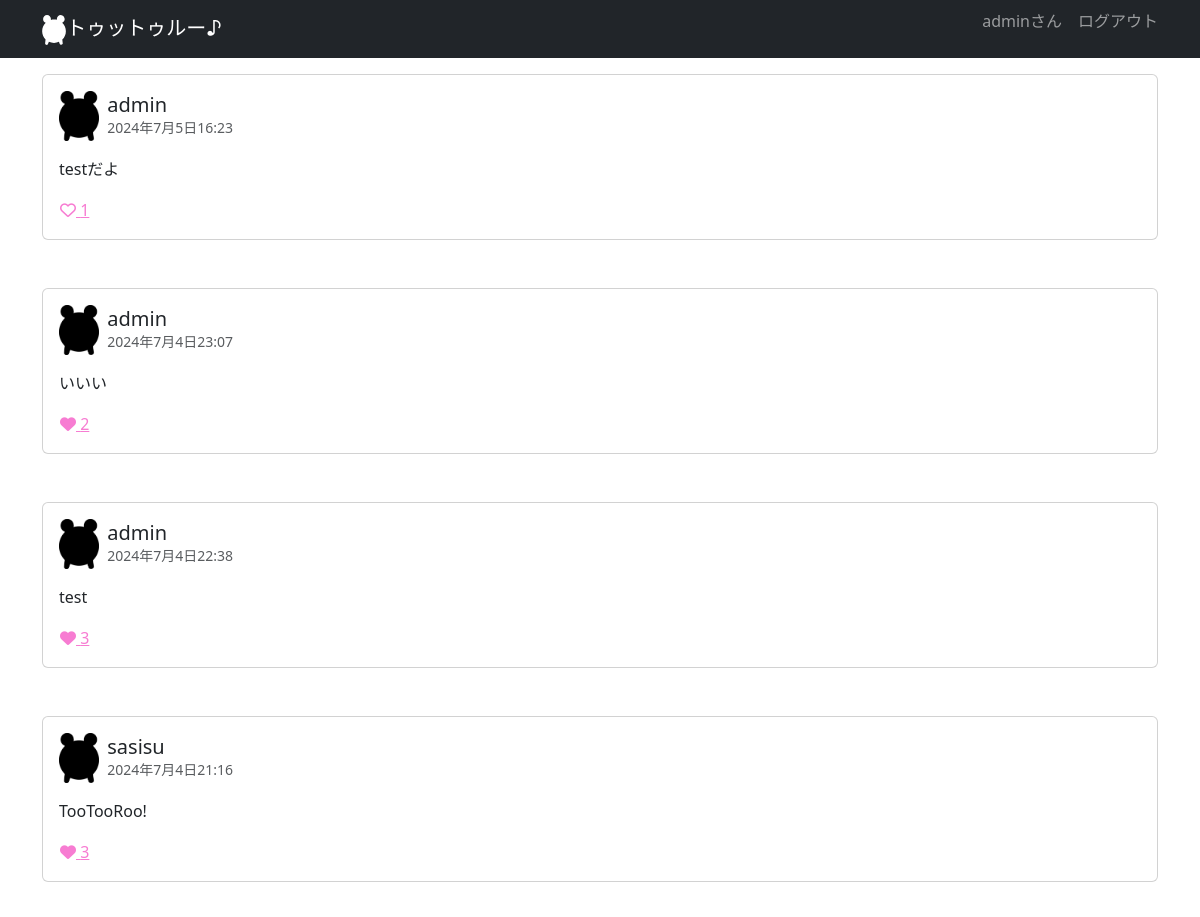
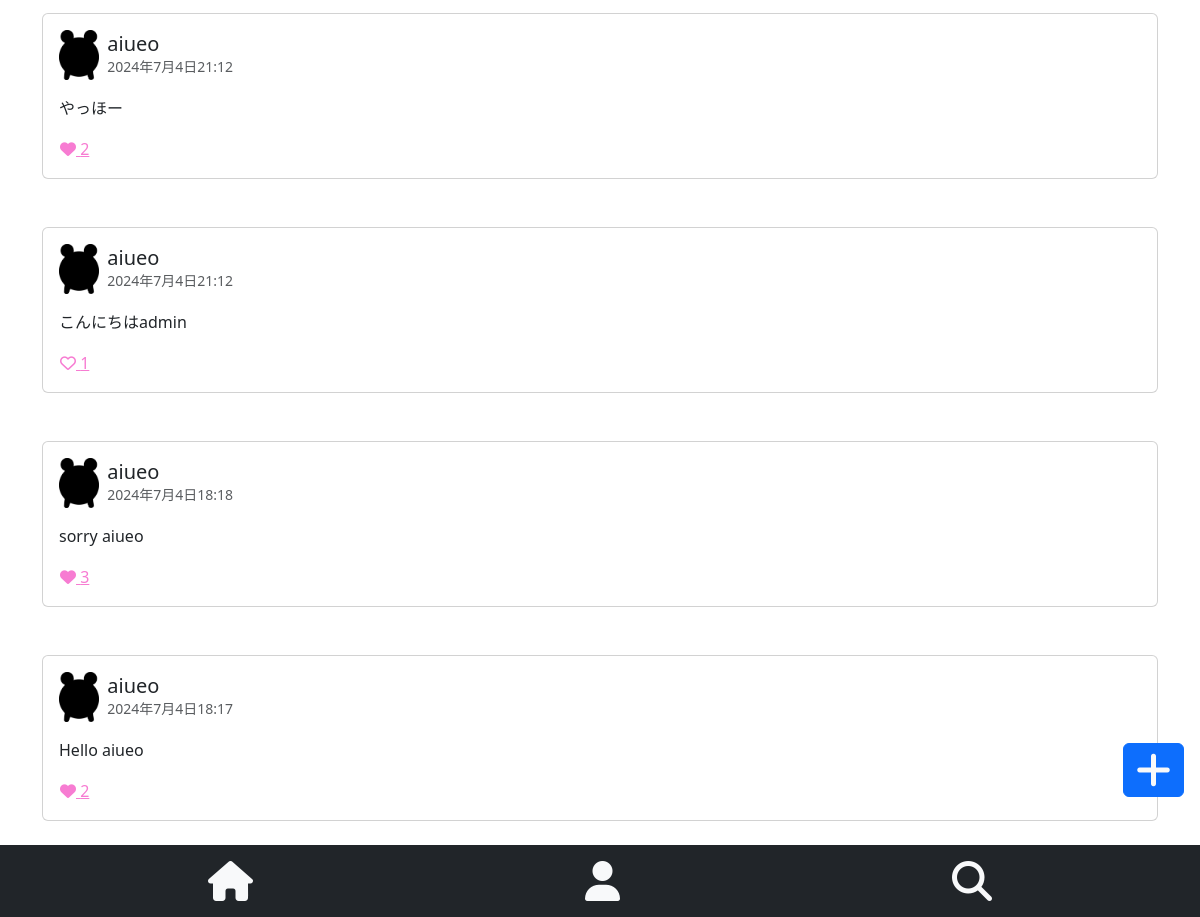
Screenshot of /top/ (signed in) with the database file from the repository (2 pictures, top to bottom).
### main/models.py (models this page shows, shortened)
class Toot(models.Model):
    user = models.ForeignKey(CustomUser, on_delete=models.CASCADE, related_name='toots', verbose_name='投稿者')
    content = models.CharField('内容', max_length=280)
    created_at = models.DateTimeField('投稿日', auto_now_add=True)
    updated_at = models.DateTimeField('更新日', auto_now=True)
    original_toot = models.ForeignKey('self', null=True, blank=True, on_delete=models.SET_NULL, related_name='original_toot_retoots', verbose_name='元のトゥート')
    like_count = models.PositiveIntegerField(default=0)

class CustomUser(models.Model):
    user = models.OneToOneField(settings.AUTH_USER_MODEL, on_delete=models.CASCADE)
    bio = models.TextField(blank=True, null=True)
    profile_image = models.ImageField(upload_to='main/static/media/profile_images/', blank=True, null=True)
    created_at = models.DateTimeField('アカウント作成日', auto_now_add=True)
    updated_at = models.DateTimeField('アカウント更新日', auto_now=True)
    def __str__(self):
        return self.user.username

### main/views.py (the view)
# urls.py: path('top/', views.TopView.as_view(), name='top'),
class TopView(ListView):
    model = Toot
    usrmodel = CustomUser
    template_name = 'toot/top.html'
    context_object_name = 'toots'
    ordering = ['-created_at']
    login_url = '/login/'
    def get_context_data(self, **kwargs):
        context = super().get_context_data(**kwargs)
        context['form'] = TootForm()
        if self.request.user.is_authenticated:
            user = self.request.user.customuser
            liked_toots = Like.objects.filter(user=user).values_list('toot_id', flat=True)
            context['liked_toots'] = liked_toots
        else:
            context['liked_toots'] = []
        return context

### main/templates/toot/top.html (shortened to what this page needs)
{% extends 'toot/base.html' %}
{% load django_bootstrap5 %}
{% load static %}
{% block main %}
{% if toots %}
<div class="pb-5">
    {% for toot in toots %}
    <div class="card my-3 mb-5" id="toot-{{ toot.id }}">
        <div class="card-body">
            <a href="{% url 'toot_detail' toot.id %}" class="text-decoration-none text-dark">
                <div class="d-flex align-items-center">
                    <img src="{% static 'media/icon.png' %}" alt="Default Image" height="50">
                    <div class="mx-2">
                        <h5 class="mb-0">{{ toot.user }}</h5>
                        <small class="text-muted">{{ toot.created_at }}</small>
                    </div>
                </div>
                <div class="mt-3">
                    <p class="mb-0">{{ toot.content|truncatewords:5 }}</p>
                </div>
            </a>
            <div class="mt-3">
                <form action="{% url 'like_toot' toot.id %}" method="post" class="d-inline">
                    <button type="submit" class="btn btn-link p-0" style="color:rgb(247, 124, 210);">
                        <i class="fa{% if toot.id in liked_toots %}-solid{% else %}-regular{% endif %} fa-heart"></i>
                        <span>{{ toot.like_count }}</span>
                    </button>
                </form>
            </div>
        </div>
    </div>
    {% endfor %}
</div>
{% else %}
<p>投稿はありません</p>
{% endif %}
{% endblock %}

### main/templates/toot/base.html (shortened to what this page needs)
{% load static %}
{% load django_bootstrap5 %}
<html>
<head class="fixed-top">
    {% bootstrap_css %}
</head>
<body>
    <nav class="navbar navbar-expand flex-md-row navbar-dark bg-dark">
        <div class="container justify-content-between">
            <a href="/" class="navbar-brand"><img src="{% static 'media/icon.svg' %}" height="30px">トゥットゥルー♪</a>
            <ul class="navbar-nav mr-md-2">
                {% if user.is_authenticated %}
                <form id="logout-form" method="post" action="{% url 'logout' %}">
                    <button type="submit" class="nav-link btn btn-link" style="padding: 0;">
                        {{ user.username }}さん　ログアウト</button>
                </form>
                {% else %}
                <li class="nav-item"><a class="nav-link" href="{% url 'login' %}">ログイン</a></li>
                <li class="nav-item"><a class="nav-link" href="{% url 'signup' %}">会員登録</a></li>
                {% endif %}
            </ul>
        </div>
    </nav>
    <main>
        <div class="container">
            {% block main %}{% endblock %}
        </div>
    </main>
    <footer class="fixed-bottom">
        <div class="text-end pe-3 pb-5 fs-1">
            {% if user.is_authenticated %}
            <button class="btn btn-primary text-light fs-3" data-bs-toggle="modal" data-bs-target="#tootModal"><i
                    class="fa-solid fa-plus fs-1"></i></button>
            {% else %}
            <a class="btn btn-primary text-light" href="{% url 'login' %}"><i class="fa-solid fa-plus"></i></a>
            {% endif %}
        </div>
        <div class="bottom-navbar bg-dark py-2">
            <div class="container">
                <ul class="nav justify-content-around">
                    <li class="nav-item">
                        <a class="nav-link text-light fs-3" href="{% url 'root' %}" style="z-index: 100;">
                            <i class="fa-solid fa-house fs-1"></i>
                        </a>
                    </li>
                    <li class="nav-item">
                        {% if user.is_authenticated %}
                        <a class="nav-link text-light fs-3" href="{% url 'user_detail' user.id %}">
                            <i class="fa-solid fa-user fs-1"></i>
                        </a>
                        {% else %}
                        <a class="nav-link text-light fs-3" href="">
                            <i class="fa-solid fa-user fs-1"></i>
                        </a>
                        {% endif %}
                    </li>
                    <li class="nav-item">
                        <a class="nav-link text-light fs-3" href="#">
                            <i class="fa-solid fa-magnifying-glass fs-1"></i>
                        </a>
                    </li>
                </ul>
            </div>
        </div>
    </footer>
</html>

### rows the page displays
Toot: user "admin", created_at "2024年7月5日16:23", content "testだよ", like_count "1"
Toot: user "admin", created_at "2024年7月4日23:07", content "いいい", like_count "2"
Toot: user "admin", created_at "2024年7月4日22:38", content "test", like_count "3"
Toot: user "sasisu", created_at "2024年7月4日21:16", content "TooTooRoo!", like_count "3"
Toot: user "aiueo", created_at "2024年7月4日21:12", content "やっほー", like_count "2"
Toot: user "aiueo", created_at "2024年7月4日21:12", content "こんにちはadmin", like_count "1"
Toot: user "aiueo", created_at "2024年7月4日18:18", content "sorry aiueo", like_count "3"
Toot: user "aiueo", created_at "2024年7月4日18:17", content "Hello aiueo", like_count "2"

### other values shown
{{ user.username }} "admin"
